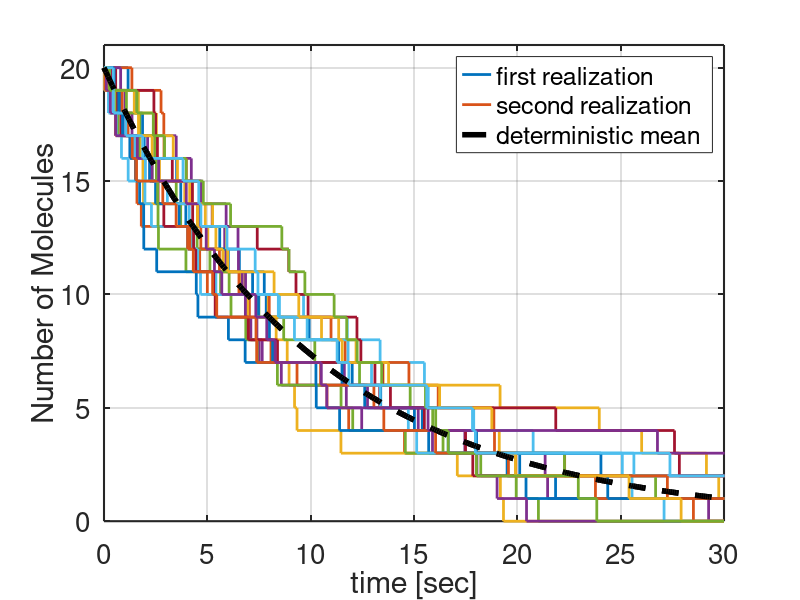
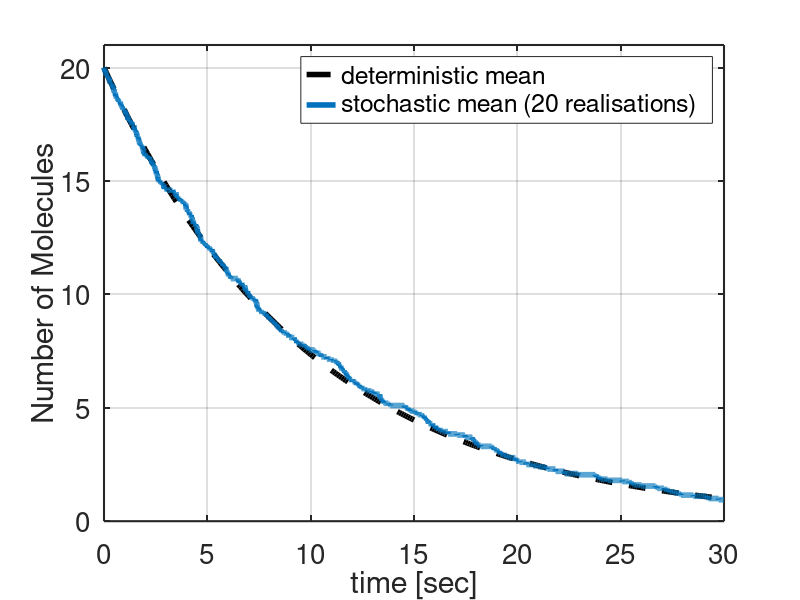

The MATLAB source for these figures, in order:
function CH1_naive_SSA_degradation_process

k=0.1; % reaction rate parameter
Ainitial=20; % initial number of A molecules, n0 in the notes
dt=0.005; % discretisation parameter/step size -> play with this, test limits!
numberofrealisations=20; % number of sample paths to run

times = 0:dt:30;
Adata = zeros(length(times),numberofrealisations);
%% Naive SSA of the degradation process
for i=1:numberofrealisations

    A=Ainitial;
    time=0;
    j=1;
    Aplot(1,i)=A;
    timeplot(1,i)=0;
    Adata(1,i) = A;
    m = 0;
    while (j<Ainitial+1)
        rr=rand(1,1);
        time=time+dt;
        m = m+1;
        if (rr<k*A*dt)
            A=A-1;
            j=j+1;
            Aplot(j,i)=A;
            timeplot(j,i)=time;
        end
        if m < length(times)+1
            Adata(m,i)=A;
        end
    end
    Aplot(j+1,i)=A;
    if (time<30)
        timeplot(j+1,i)=30;
    else
        timeplot(j+1,i)=time;
    end
end

tdet=zeros(301,1);
Adet=zeros(301,1);
tdet=[0:0.1:30]; % this is just for the deterministic comparison
Adet(:)=Ainitial*exp(-k*tdet(:));

%% Plot some sample paths for comparison to the mean (deterministic model)
figure; 
for i=1:min(2,numberofrealisations)
    h=stairs(timeplot(:,i),Aplot(:,i));
    set(h,'Linewidth',2);
    hold on;
end
plot(tdet,Adet,'k--','Linewidth',4);
xlabel('time [sec]');
ylabel('Number of Molecules');
if numberofrealisations > 2
    for i = 3:numberofrealisations
        h=stairs(timeplot(:,i),Aplot(:,i));
        set(h,'Linewidth',2);
        hold on;
    end
end
plot(tdet,Adet,'k--','Linewidth',4);
hh=legend('first realization','second realization','deterministic mean');
axis([0 30 0 (Ainitial+1)]);
set(gca,'linewidth',1.5);
set(gca,'FontSize',20);
grid on;
%% Plot the stochastic mean (estimated from multiple simulations) against the deterministic mean
%keyboard; % this is a useful command for debugging!
figure;
plot(tdet,Adet,'k--','Linewidth',4);
hold on;
plot(times,mean(Adata(:,:)'),'Linewidth',4);
xlabel('time [sec]');
ylabel('Number of Molecules');
str = ['stochastic mean (' num2str(numberofrealisations) ' realisations)'];
hh=legend('deterministic mean',str);
axis([0 30 0 (Ainitial+1)]);
set(gca,'linewidth',1.5);
set(gca,'FontSize',20);
grid on;

